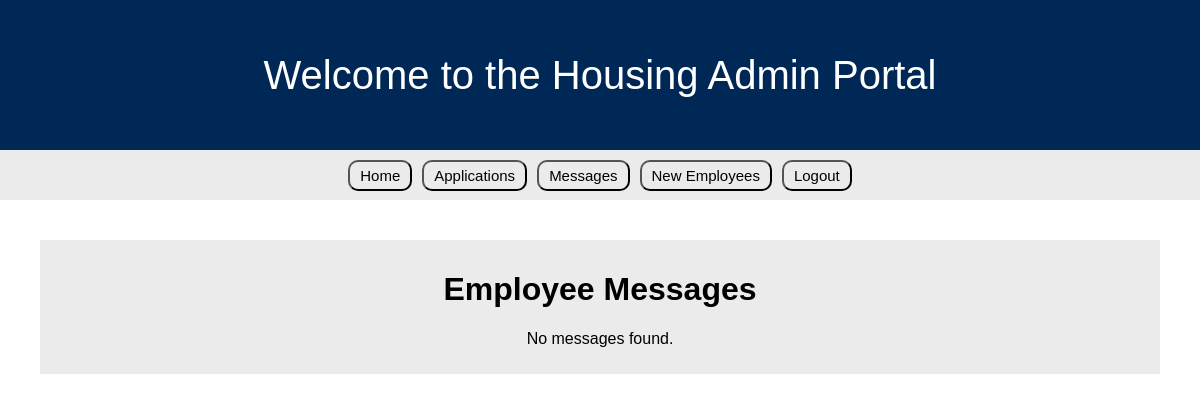
The page /messages (signed in) on the database as committed earlier.
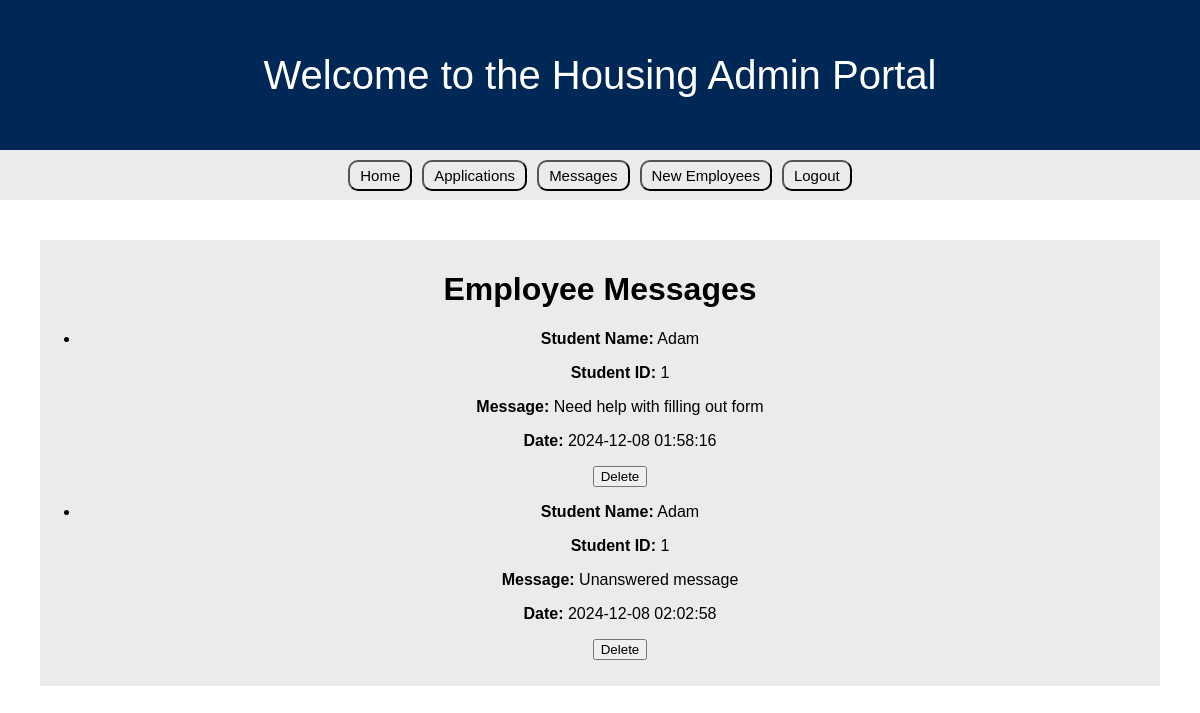
The same page on the database as committed later.
### tables this page shows
CREATE TABLE contact (
    c_contactDateTime DATETIME NOT NULL,
    c_reason VARCHAR(255) NOT NULL,
    c_studentID decimal(12,0) NOT NULL,
    c_employeeID decimal(12,0) NOT NULL,
    FOREIGN KEY (c_studentID) REFERENCES student(s_studentID),
    FOREIGN KEY(c_employeeID) REFERENCES employee(e_employeeID)
);

CREATE TABLE student (
    s_studentID decimal(12,0) NOT NULL,
    s_name VARCHAR(25) NOT NULL,
    s_gender CHAR(1) NOT NULL,
    s_year INT NOT NULL,
    s_email VARCHAR(100) NOT NULL UNIQUE,
    s_password VARCHAR(100) NOT NULL,
    s_buildingID decimal(12,0) NOT NULL,
    s_roomID decimal(12,0) NOT NULL,
    PRIMARY KEY (s_studentID),
    FOREIGN KEY (s_buildingID) REFERENCES building(b_buildingID),
    FOREIGN KEY (s_roomID) REFERENCES room(r_roomID)
);

### server.py (the view)
@app.route('/messages', methods=['GET', 'POST'])
def employee_messages():
    employee_id = session.get('employee_id')  # Get the logged-in employee's ID from session
    if not employee_id:
        flash("You must be logged in as an employee to view messages.", "error")
        return redirect(url_for('employee_login'))  # Redirect to employee login page if not logged in
    conn = open_connection()
    if conn:
        try:
            cursor = conn.cursor()
            cursor.execute("""
                SELECT c_contactDateTime, c_reason, c_studentID, s.s_name
                FROM contact c
                JOIN student s ON c.c_studentID = s.s_studentID
                WHERE c.c_employeeID = ?
            """, (employee_id,))
            messages = cursor.fetchall()  # Fetch all messages for the logged-in employee
            return render_template('empMessages.html', messages=messages)
        except sqlite3.OperationalError as e:
            print(f"Database error: {e}")
            flash("There was an issue fetching your messages. Please try again later.", "error")
            return render_template('empMessages.html', messages=[])
        finally:
            conn.close()
    else:
        flash("Error connecting to the database", "error")
        return render_template('empMessages.html', messages=[])

### server.py (called while the page is built)
def open_connection():
    conn = None
    try:
        conn = sqlite3.connect(StarRez)
        return conn
    except Error as e:
        print(f"Error connecting to database: {e}")
    return conn

### templates/empMessages.html (shortened to what this page needs)
<!DOCTYPE html>
<html lang="en">
<head>
</head>
<body>
    <div id="navbarTop">
        <p id="welcome">Welcome {{ session.student_name }} to the Housing Admin Portal</p>
    </div>
    <div id="navbarBot">
        <button id="home" onclick="window.location.href='/employee_view'">Home</button>
        <form action="{{ url_for('application_approval') }}" method="GET">
            <button type="submit" name="action" value="applications" id="form">Applications</button>
        </form>
        <form action="{{ url_for('employee_messages') }}" method="GET">
            <button type="submit" name="action" value="messages" id="message">Messages</button>
        </form>
        <form action="{{ url_for('new_employee') }}" method="GET">
            <button type="submit" name="action" value="new_employees" id="newEmp">New Employees</button>
        </form>
        <button id="logout" onclick="window.location.href='/logout'">Logout</button>
    </div>
    <div id="empMes">
        <h1>Employee Messages</h1>
        {% if messages %}
        <ul>
            {% for message in messages %}
            <li>
                <p><strong>Student Name:</strong> {{ message[3] }}</p>
                <p><strong>Student ID:</strong> {{ message[2] }}</p>
                <p><strong>Message:</strong> {{ message[1] }}</p>
                <p><strong>Date:</strong> {{ message[0] }}</p>
                <form method="POST" action="{{ url_for('delete_message', student_id=message[2]) }}" style="display:inline;">
                    <button type="submit"
                        onclick="return confirm('Are you sure you want to delete this message?');">Delete</button>
                </form>
            </li>
            {% endfor %}
        </ul>
        {% else %}
        <p>No messages found.</p>
        {% endif %}
    </div>
</body>
</html>

### templates/empMessages.html (style rules this page uses)
body { font-family: sans-serif; margin: 0; padding: 0; }
#navbarTop { background-color: rgb(0, 40, 86); height: 150px; margin: 0; padding: 0; overflow: hidden; display: flex; align-items: center; justify-content: center; }
#navbarBot { background-color: rgb(236, 235, 235); height: 50px; margin: 0; padding: 0; overflow: hidden; display: flex; align-items: center; justify-content: center; gap: 10px; }
#welcome { font-size: 40px; color: white; }
#home { background-color: transparent; border-radius: 10px; padding: 5px 10px; font-size: 15px; }
#form { background-color: transparent; border-radius: 10px; padding: 5px 10px; font-size: 15px; }
#message { background-color: transparent; border-radius: 10px; padding: 5px 10px; font-size: 15px; }
#newEmp { background-color: transparent; border-radius: 10px; padding: 5px 10px; font-size: 15px; }
#logout { background-color: transparent; border-radius: 10px; padding: 5px 10px; font-size: 15px; }
#empMes { background-color: rgb(236, 235, 235); margin: 40px; text-align: center; padding-top: 10px; padding-bottom: 10px; }

Rows that differ between the two databases and show on the page:
added contact: s_name "Adam", c_studentID "1", c_reason "Need help with filling out form", c_contactDateTime "2024-12-08 01:58:16"
added contact: s_name "Adam", c_studentID "1", c_reason "Unanswered message", c_contactDateTime "2024-12-08 02:02:58"
Other text that changed with them:
text no longer shown: "No messages found."
